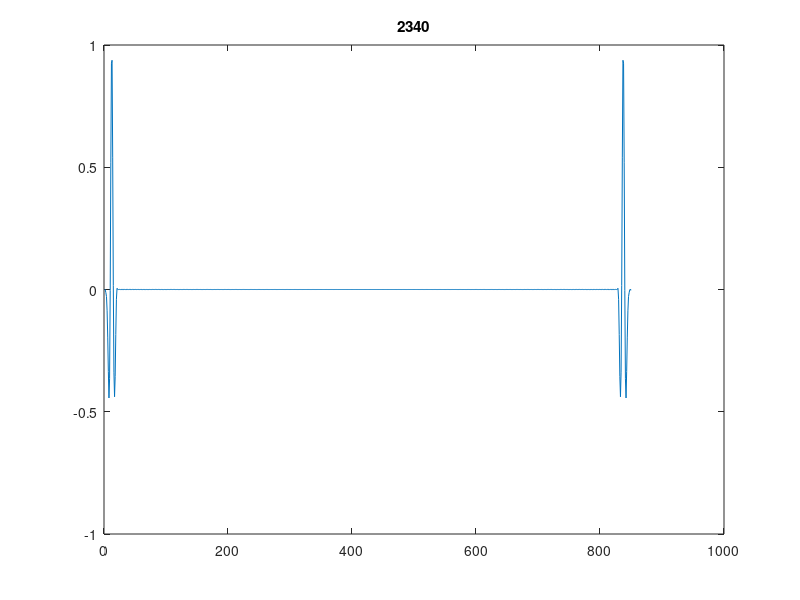
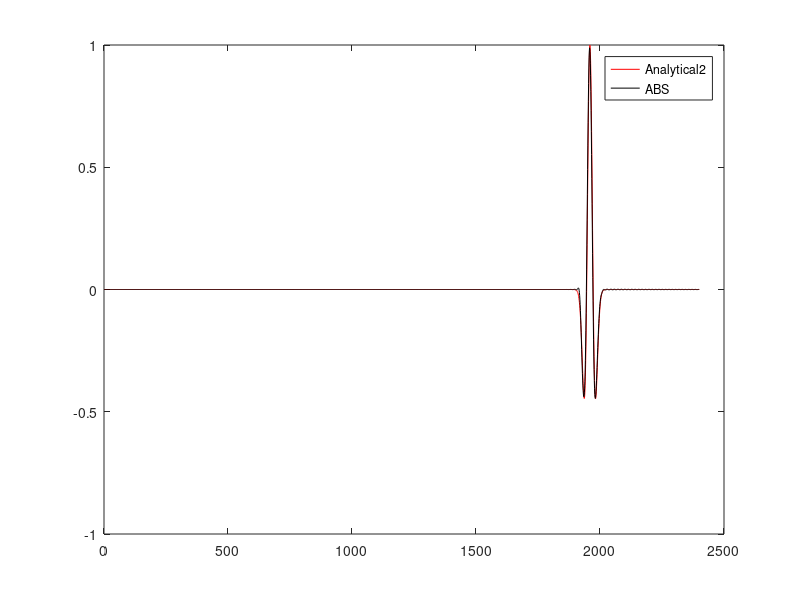

MATLAB code to generate these figures, in order:
% 历时 38.682071 秒。
% 历时 38.311698 秒。
% 历时 37.785946 秒。
% 历时 33.637174 秒。
clear
clc %%%%%%%
close all
% Elapsed time is 9.253353 seconds.
nt=2400;    % number of time steps
eps=.6;     % stability
isnap=60;    % snapshot sampling

nx=850;


v=2000;
c=v;
% v(1:nz/2,:)=2800;


p=zeros([1,nx]); pboundarynew=p;pdan=p;
dx=20;  %calculate space increment
h=dx;
x=(0:(nx-1))*dx;

dt=0.0019; % calculate time step from stability criterion
tau=dt;
r2=v.*v.*dt*dt/dx/dx;

f0 = 9;
t0 = 4/(2*pi*f0);       % 信号峰值时间 (s)
t = (0:nt-1)*dt;        % 时间轴 t ∈ [0, (nt-1)*dt]

src = (1 - 2*(pi*f0*(t - t0 )).^2) .* ...
    exp(-(pi*f0*(t - t0 )).^2);


seis_record=zeros(nt,1);
p=zeros([nx,1]); pnew=p; pold=p;
d2px=p;
d2pz=p;

% Source location
xs=nx/2;

h=dx;
r=v*dt/h;

d1pxz_2=p;
d1pxz_3=p;
d1pxz_4=p;

d1px_2=p;
d1pz_2=p;

d1px_3=p;
d1px_4=p;

coeff2=[13/12 -5/24 1/6 -1/24];



coeff=[ 1.24275, -0.113493, 0.0272555, -0.00731429, 0.00173544, -0.000303651, 0.0000284348];
% figure;
for loop=1:1
    tic

    p=zeros([nx,1]); Vx=p; Vz=p;

    for it=1:nt-2,

        d1px11=Vx-circshift(Vx,[1]);
        d1px12=(circshift(Vx,[-1])-circshift(Vx,[2]));
        d1px13=(circshift(Vx,[-2])-circshift(Vx,[3]));
        d1px14=(circshift(Vx,[-3])-circshift(Vx,[4]));
        d1px15=(circshift(Vx,[-4])-circshift(Vx,[5]));
        d1px16=(circshift(Vx,[-5])-circshift(Vx,[6]));
        d1px17=(circshift(Vx,[-6])-circshift(Vx,[7]));

        d1px=coeff(1)*d1px11+coeff(2)*d1px12+coeff(3)*d1px13+coeff(4)*d1px14+coeff(5)*d1px15+coeff(6)*d1px16...
            +coeff(7)*d1px17;


        d1pxz=d1px;
        p=p-dt*v.^2.*(coeff2(1)*d1pxz+coeff2(2)*d1pxz_2+coeff2(3)*d1pxz_3+coeff2(4)*d1pxz_4)/h;

        d1pxz_4=d1pxz_3;
        d1pxz_3=d1pxz_2;
        d1pxz_2=d1pxz;

        p(xs)= src(it);


        d1px1=(circshift(p,[-1])-circshift(p,[0]));
        d1px2=(circshift(p,[-2])-circshift(p,[1]));
        d1px3=(circshift(p,[-3])-circshift(p,[2]));
        d1px4=(circshift(p,[-4])-circshift(p,[3]));
        d1px5=(circshift(p,[-5])-circshift(p,[4]));
        d1px6=(circshift(p,[-6])-circshift(p,[5]));
        d1px7=(circshift(p,[-7])-circshift(p,[6]));


        d1px=coeff(1)*d1px1+coeff(2)*d1px2+coeff(3)*d1px3+coeff(4)*d1px4+coeff(5)*d1px5+coeff(6)*d1px6...
            +coeff(7)*d1px7;


        Vx=Vx-dt*(coeff2(1)*d1px+coeff2(2)*d1px_2+coeff2(3)*d1px_3+coeff2(4)*d1px_4)/h;

        d1px_4=d1px_3;
        d1px_3=d1px_2;
        d1px_2=d1px;

        if rem(it,isnap)== 0,
            plot(p)
            title(it)
            drawnow
        end

        seis_record(it)=p(60);


    end

end
toc




%% 参数定义
% f0 = 15;              % 主频 (Hz)
% c = 3000;               % 波速 (m/s)
x = 3650*2;               % 震源-接收器距离 (m)
% dt = 0.002;             % 时间采样间隔 (s)
% nt = 3000;              % 时间采样点数 (总时长 3 s)
% t0 = 4/(2*pi*f0);       % 峰值时间偏移 (s)
%
% %% 时间轴
% t = (0:nt-1)*dt;        % 时间轴 t ∈ [0, (nt-1)*dt]
%
% %% 生成Ricker子波（正确高斯脉冲）
% src_gauss = exp(-(pi*f0*(t - t0)).^2);          % 正确的高斯脉冲
% src_deriv = gradient(gradient(src_gauss, dt), dt); % 二次导数（Ricker子波）

%% 计算解析解
delta_t = x / c;        % 时间延迟
analytical = (1/(2*c)) * (1 - 2*(pi*f0*(t - t0 - delta_t)).^2) .* ...
    exp(-(pi*f0*(t - t0 - delta_t)).^2);

%% 归一化（匹配数值导数振幅）
% analytical2 = analytical / max(abs(analytical))
analytical2 = analytical / max(abs(analytical)) * max(abs(src));
figure;plot(analytical2,'r')
hold on;plot(seis_record,'k')
legend('Analytical2','ABS')

save('figure2_M4ABS_Balanced_1D_r19.mat')